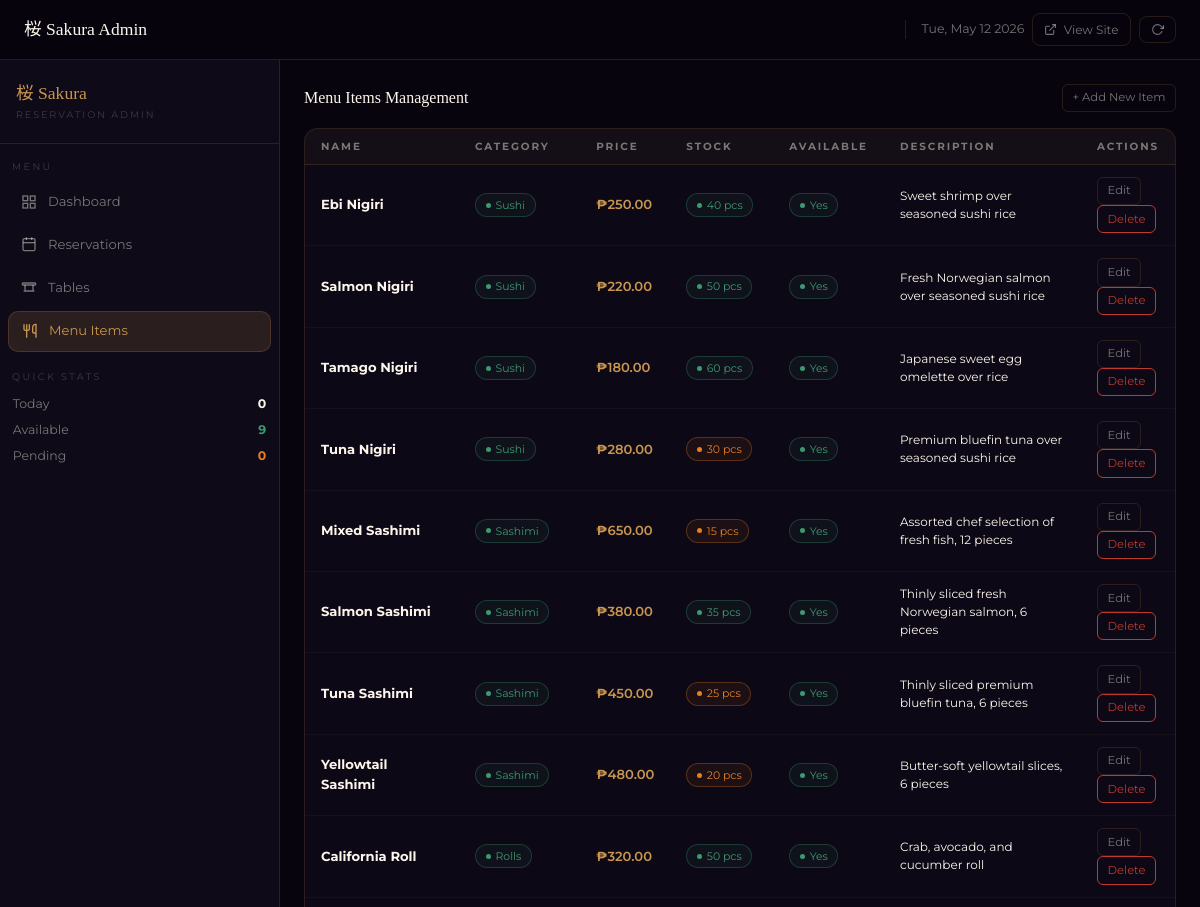
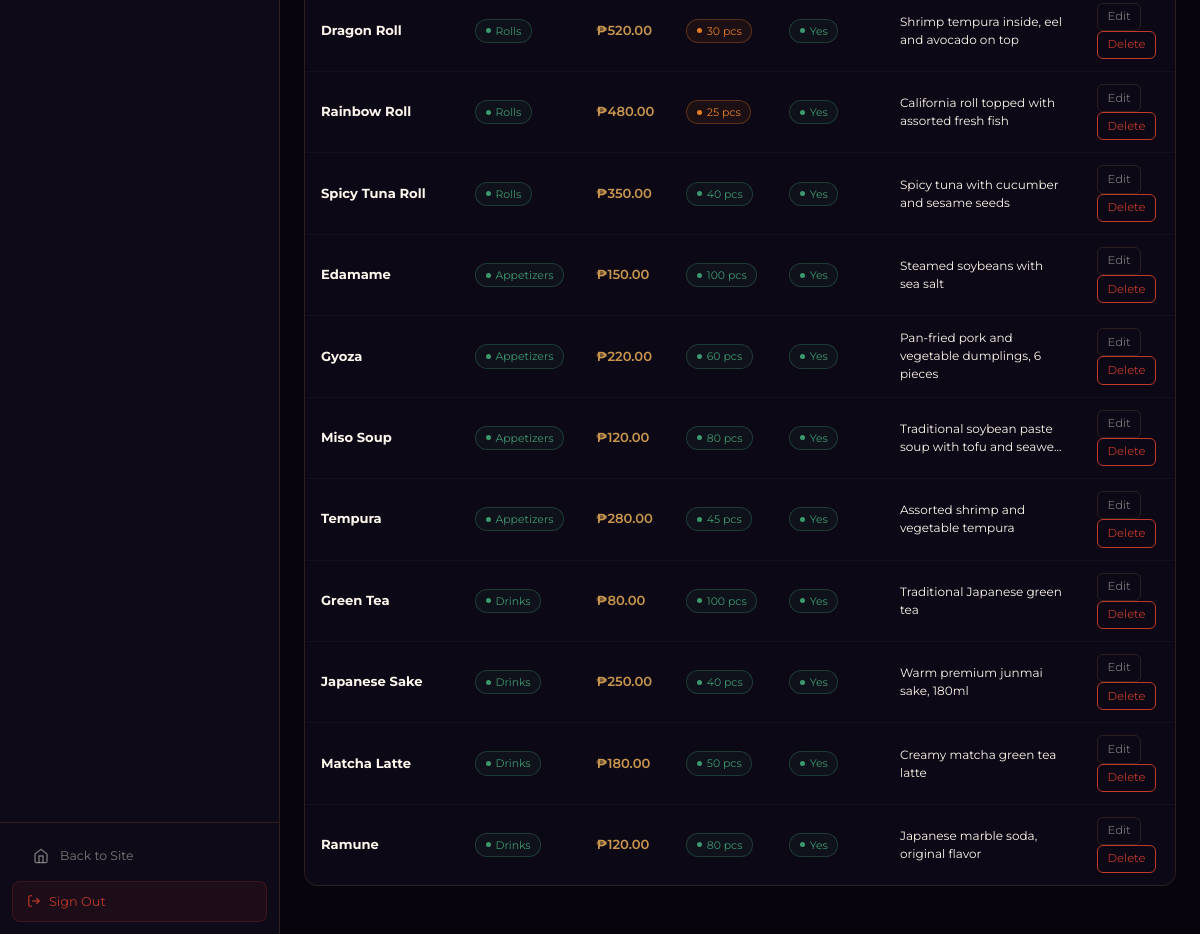
Screenshot of /admin/admin.php?tab=menu (signed in) with the database file from the repository (2 pictures, top to bottom).
### tables this page shows
CREATE TABLE `menu_items` (
    `id` INT(11) UNSIGNED NOT NULL AUTO_INCREMENT,
    `name` VARCHAR(100) NOT NULL,
    `description` TEXT,
    `price` DECIMAL(10,2) NOT NULL,
    `category` ENUM('sushi','sashimi','rolls','appetizers','drinks') NOT NULL,
    `image` VARCHAR(255) DEFAULT NULL,
    `stock` INT(11) DEFAULT 100,
    `available` TINYINT(1) DEFAULT 1,
    `created_at` TIMESTAMP DEFAULT CURRENT_TIMESTAMP,
    PRIMARY KEY (`id`),
    KEY `category` (`category`)
);

### admin/admin.php (the view, shortened to what this page needs)
<?php
$loggedIn = !empty($_SESSION['admin']);
if ($loggedIn) {
    $pdo        = getDBConnection();
    $pdo->exec("
        UPDATE tables t
        LEFT JOIN reservations r ON t.id = r.table_id AND r.status != 'cancelled'
        SET t.status = 'available'
        WHERE t.status IN ('reserved', 'occupied')
        AND (
            r.id IS NULL
            OR CONCAT(r.reservation_date, ' ', r.reservation_time) < NOW() - INTERVAL 4 HOUR
        )
    ");
    $pending    = (int)$pdo->query("SELECT COUNT(*) FROM reservations WHERE status='pending'")->fetchColumn();
    $todayCount = (int)$pdo->query("SELECT COUNT(*) FROM reservations WHERE reservation_date=CURDATE() AND status!='cancelled'")->fetchColumn();
    $available  = (int)$pdo->query("SELECT COUNT(*) FROM tables WHERE status='available'")->fetchColumn();
    $menuItems  = $pdo->query("SELECT * FROM menu_items ORDER BY category, name")->fetchAll();
    $activeTab = $_GET['tab'] ?? 'dashboard';
}
?>
<!DOCTYPE html>
<html lang="en">
<head>
<link href="https://cdn.jsdelivr.net/npm/bootstrap@5.3.0/dist/css/bootstrap.min.css" rel="stylesheet">
</head>
<body>
<?php if (!$loggedIn): ?>
<div class="login-wrap">
  <div class="login-card">
    <div class="login-logo">桜 Sakura</div>
    <div class="login-sub">Admin Panel</div>
    <?php if (!empty($loginError)): ?><div class="login-err"><?= htmlspecialchars($loginError) ?></div><?php endif; ?>
    <form method="POST">
      <label class="login-label">Password</label>
      <input type="password" name="password" class="login-input" placeholder="Enter admin password" autofocus required>
      <button type="submit" name="admin_login" class="login-btn">Sign In</button>
    </form>
    <div class="login-hint">Default password: <span>sakura2024</span></div>
  </div>
</div>
<?php else: ?>
<div class="topbar">
  <div class="topbar-title">桜 Sakura Admin</div>
  <div class="topbar-actions">
    <span class="topbar-date"><?= date('D, M j Y') ?></span>
    <a href="../index.php" target="_blank" class="topbar-btn">
      <svg width="13" height="13" viewBox="0 0 24 24" fill="none" stroke="currentColor" stroke-width="2"><path d="M18 13v6a2 2 0 0 1-2 2H5a2 2 0 0 1-2-2V8a2 2 0 0 1 2-2h6"/><polyline points="15 3 21 3 21 9"/><line x1="10" y1="14" x2="21" y2="3"/></svg>
      View Site
    </a>
    <button class="topbar-btn" onclick="location.reload()">
      <svg width="13" height="13" viewBox="0 0 24 24" fill="none" stroke="currentColor" stroke-width="2"><polyline points="23 4 23 10 17 10"/><path d="M20.49 15a9 9 0 1 1-2.12-9.36L23 10"/></svg>
    </button>
  </div>
</div>
<div class="app-body">
  <aside class="sidebar" id="sidebar">
    <div class="sidebar-brand">
      <div class="brand-name">桜 Sakura</div>
      <div class="brand-tag">Reservation Admin</div>
    </div>
    <div class="nav-section">Menu</div>
    <a href="admin.php?tab=dashboard" class="nav-item <?= $activeTab==='dashboard'?'active':'' ?>">
      <svg viewBox="0 0 24 24" fill="none" stroke="currentColor" stroke-width="2"><rect x="3" y="3" width="7" height="7"/><rect x="14" y="3" width="7" height="7"/><rect x="14" y="14" width="7" height="7"/><rect x="3" y="14" width="7" height="7"/></svg>
      Dashboard
    </a>
    <a href="admin.php?tab=reservations" class="nav-item <?= $activeTab==='reservations'?'active':'' ?>">
      <svg viewBox="0 0 24 24" fill="none" stroke="currentColor" stroke-width="2"><rect x="3" y="4" width="18" height="18" rx="2"/><line x1="16" y1="2" x2="16" y2="6"/><line x1="8" y1="2" x2="8" y2="6"/><line x1="3" y1="10" x2="21" y2="10"/></svg>
      Reservations
    </a>
    <a href="admin.php?tab=tables" class="nav-item <?= $activeTab==='tables'?'active':'' ?>">
      <svg viewBox="0 0 24 24" fill="none" stroke="currentColor" stroke-width="2"><rect x="2" y="6" width="20" height="3" rx="1"/><path d="M6 9v9M18 9v9M4 18h16"/></svg>
      Tables
    </a>
    <a href="admin.php?tab=menu" class="nav-item <?= $activeTab==='menu'?'active':'' ?>">
      <svg viewBox="0 0 24 24" fill="none" stroke="currentColor" stroke-width="2"><path d="M3 2v7c0 1.1.9 2 2 2h4a2 2 0 0 0 2-2V2M7 2v20M21 15V2v0a5 5 0 0 0-5 5v6c0 1.1.9 2 2 2h3zm0 0v7"/></svg>
      Menu Items
    </a>
    <div class="nav-section">Quick Stats</div>
    <div style="padding:.3rem .8rem 0;font-size:.78rem;display:flex;flex-direction:column;gap:.45rem;">
      <div style="display:flex;justify-content:space-between;color:var(--muted);"><span>Today</span><strong style="color:var(--cream);"><?= $todayCount ?></strong></div>
      <div style="display:flex;justify-content:space-between;color:var(--muted);"><span>Available</span><strong style="color:var(--green);"><?= $available ?></strong></div>
      <div style="display:flex;justify-content:space-between;color:var(--muted);"><span>Pending</span><strong style="color:var(--amber);"><?= $pending ?></strong></div>
    </div>
    <div class="sidebar-footer">
      <a href="../index.php" class="nav-item" style="font-size:.78rem;margin-bottom:6px;">
        <svg viewBox="0 0 24 24" fill="none" stroke="currentColor" stroke-width="2"><path d="M3 9l9-7 9 7v11a2 2 0 0 1-2 2H5a2 2 0 0 1-2-2z"/><polyline points="9 22 9 12 15 12 15 22"/></svg>
        Back to Site
      </a>
      <form method="POST">
        <button type="submit" name="admin_logout" class="logout-btn">
          <svg viewBox="0 0 24 24" fill="none" stroke="currentColor" stroke-width="2"><path d="M9 21H5a2 2 0 0 1-2-2V5a2 2 0 0 1 2-2h4"/><polyline points="16 17 21 12 16 7"/><line x1="21" y1="12" x2="9" y2="12"/></svg>
          Sign Out
        </button>
      </form>
    </div>
  </aside>
  <main class="main">
    <div class="page-body">
<?php if ($activeTab === 'menu'): ?>
<div class="section-head">
  <span class="section-title">Menu Items Management</span>
  <button class="act-btn" onclick="document.getElementById('addMenuForm').style.display='block'">+ Add New Item</button>
</div>
<div class="data-wrap">
  <div style="overflow-x:auto;">
  <table class="data-table">
    <thead><tr><th>Name</th><th>Category</th><th>Price</th><th>Stock</th><th>Available</th><th>Description</th><th>Actions</th></tr></thead>
    <tbody>
    <?php
    $categories = ['sushi'=>'Sushi','sashimi'=>'Sashimi','rolls'=>'Rolls','appetizers'=>'Appetizers','drinks'=>'Drinks'];
    foreach ($menuItems as $m):
    $stock = isset($m['stock']) ? $m['stock'] : 100;
    $stockClass = $stock <= 10 ? 'pill-cancelled' : ($stock <= 30 ? 'pill-pending' : 'pill-confirmed');
    ?>
    <tr>
      <td><strong><?= htmlspecialchars($m['name']) ?></strong></td>
      <td><span class="pill pill-confirmed"><?= $categories[$m['category']] ?? $m['category'] ?></span></td>
      <td style="color:var(--gold);font-weight:600;">&#8369;<?= number_format($m['price'], 2) ?></td>
      <td><span class="pill <?= $stockClass ?>"><?= $stock ?> pcs</span></td>
      <td><?= !empty($m['available']) ? '<span class="pill pill-confirmed">Yes</span>' : '<span class="pill pill-cancelled">No</span>' ?></td>
      <td style="font-size:.75rem;max-width:200px;"><?= htmlspecialchars(substr($m['description'] ?? '', 0, 50)) ?><?= strlen($m['description'] ?? '') > 50 ? '...' : '' ?></td>
      <td>
        <button class="act-btn" onclick="editMenu(<?= $m['id'] ?>,'<?= htmlspecialchars(addslashes($m['name'])) ?>','<?= htmlspecialchars(addslashes($m['description'] ?? '')) ?>',<?= $m['price'] ?>,'<?= $m['category'] ?>','<?= htmlspecialchars(addslashes($m['image'] ?? '')) ?>',<?= $m['stock'] ?? 0 ?>,<?= $m['available'] ?? 1 ?>)">Edit</button>
        <form method="POST" style="display:inline;" onsubmit="return confirm('Delete this item?')">
          <button type="submit" class="act-btn" style="border-color:var(--red);color:var(--red);">Delete</button>
        </form>
      </td>
    </tr>
    <?php endforeach; if (empty($menuItems)): ?><tr><td colspan="7" class="empty-state">No menu items yet.</td></tr><?php endif; ?>
    </tbody>
  </table>
  </div>
</div>
<?php endif; ?>
    </div>
  </main>
</div>
<?php endif; ?>
</body>
</html>

### admin/admin.php (style rules this page uses)
*,*::before,*::after { box-sizing:border-box;margin:0;padding:0; }
:root { --bg:#08040e;--surface:#100b18;--border:rgba(201,150,79,.16);--border-hv:rgba(201,150,79,.35); --cream:#fdf6ec;--muted:rgba(253,246,236,.45);--muted2:rgba(253,246,236,.2); --gold:#c9964f;--gold-dim:rgba(201,150,79,.15); --red:#c0392b;--green:#3d9970;--amber:#e67e22;--blue:#2980b9; --sidebar-w:280px;--topbar-h:60px; }
html,body { height:100%;overflow:hidden; }
body { background:var(--bg);color:var(--cream);font-family:'Montserrat',sans-serif;display:flex;flex-direction:column; }
.app-body { flex:1;display:flex;overflow:hidden; }
.sidebar { width:var(--sidebar-w);min-width:var(--sidebar-w);background:rgba(16,11,24,.98);border-right:1px solid var(--border);display:flex;flex-direction:column;overflow-y:auto;z-index:100; }
.sidebar-brand { padding:20px 16px;border-bottom:1px solid var(--border); }
.brand-name { font-family:'Playfair Display',serif;font-size:1.1rem;color:var(--gold); }
.brand-tag { font-size:.6rem;letter-spacing:.2em;text-transform:uppercase;color:var(--muted2);margin-top:2px; }
.nav-section { padding:16px 12px 6px;font-size:.6rem;letter-spacing:.25em;text-transform:uppercase;color:var(--muted2); }
.nav-item { display:flex;align-items:center;gap:.7rem;padding:.6rem .8rem;margin:2px 8px;border-radius:10px;color:var(--muted);font-size:.82rem;text-decoration:none;transition:all .2s;cursor:pointer;border:none;background:none;font-family:inherit;width:calc(100% - 16px);text-align:left; }
.nav-item.active { background:var(--gold-dim);color:var(--gold);border:1px solid rgba(201,150,79,.2); }
.nav-item svg { width:16px;height:16px;flex-shrink:0; }
.sidebar-footer { margin-top:auto;padding:12px;border-top:1px solid var(--border); }
.logout-btn { display:flex;align-items:center;gap:8px;width:100%;padding:10px 14px;background:rgba(192,57,43,.08);border:1px solid rgba(192,57,43,.2);border-radius:8px;color:var(--red);font-family:inherit;font-size:.8rem;cursor:pointer;transition:all .15s; }
.logout-btn svg { width:14px;height:14px; }
.topbar { height:var(--topbar-h);min-height:var(--topbar-h);background:rgba(8,4,14,.95);border-bottom:1px solid var(--border);display:flex;align-items:center;padding:0 1.5rem;gap:12px;flex-shrink:0;backdrop-filter:blur(16px); }
.topbar-title { font-family:'Playfair Display',serif;font-size:1.1rem;color:var(--cream); }
.topbar-actions { margin-left:auto;display:flex;align-items:center;gap:.5rem; }
.topbar-btn { background:none;border:1px solid var(--border);color:var(--muted);padding:.4rem .7rem;border-radius:8px;cursor:pointer;transition:all .2s;display:flex;align-items:center;gap:.4rem;font-size:.75rem;font-family:inherit;text-decoration:none; }
.topbar-date { font-size:.78rem;color:var(--muted);border-left:1px solid var(--border);padding-left:1rem; }
.main { flex:1;overflow-y:auto;display:flex;flex-direction:column; }
.page-body { padding:1.5rem;flex:1; }
.section-head { display:flex;align-items:center;justify-content:space-between;margin-bottom:1rem; }
.section-title { font-family:'Playfair Display',serif;font-size:1rem; }
.data-wrap { background:rgba(16,11,24,.8);border:1px solid var(--border);border-radius:14px;overflow:hidden;margin-bottom:1.5rem; }
.data-table { width:100%;border-collapse:collapse; }
.data-table th { padding:.6rem 1rem;text-align:left;font-size:.65rem;letter-spacing:.18em;text-transform:uppercase;color:var(--muted);background:rgba(201,150,79,.04);border-bottom:1px solid var(--border);white-space:nowrap; }
.data-table td { padding:.75rem 1rem;font-size:.82rem;border-bottom:1px solid rgba(201,150,79,.05);vertical-align:middle; }
.data-table tr:last-child td { border-bottom:none; }
.pill { display:inline-flex;align-items:center;gap:.3rem;padding:.18rem .6rem;border-radius:50px;font-size:.68rem;border:1px solid;white-space:nowrap; }
.pill::before { content:'';width:5px;height:5px;border-radius:50%;background:currentColor;flex-shrink:0; }
.pill-pending { color:var(--amber);border-color:rgba(230,126,34,.3);background:rgba(230,126,34,.07); }
.pill-confirmed { color:var(--green);border-color:rgba(61,153,112,.3);background:rgba(61,153,112,.07); }
.act-btn { background:none;border:1px solid var(--border);color:var(--muted);padding:.28rem .6rem;border-radius:6px;cursor:pointer;font-size:.72rem;font-family:inherit;display:flex;align-items:center;gap:.3rem;transition:all .15s;white-space:nowrap; }

### rows the page displays
menu_items: name "Ebi Nigiri", category "Sushi", price "250.00", stock "40", available "Yes", description "Sweet shrimp over seasoned sushi rice"
menu_items: name "Salmon Nigiri", category "Sushi", price "220.00", stock "50", available "Yes", description "Fresh Norwegian salmon over seasoned sushi rice"
menu_items: name "Tamago Nigiri", category "Sushi", price "180.00", stock "60", available "Yes", description "Japanese sweet egg omelette over rice"
menu_items: name "Tuna Nigiri", category "Sushi", price "280.00", stock "30", available "Yes", description "Premium bluefin tuna over seasoned sushi rice"
menu_items: name "Mixed Sashimi", category "Sashimi", price "650.00", stock "15", available "Yes", description "Assorted chef selection of fresh fish, 12 pieces"
menu_items: name "Salmon Sashimi", category "Sashimi", price "380.00", stock "35", available "Yes", description "Thinly sliced fresh Norwegian salmon, 6 pieces"
menu_items: name "Tuna Sashimi", category "Sashimi", price "450.00", stock "25", available "Yes", description "Thinly sliced premium bluefin tuna, 6 pieces"
menu_items: name "Yellowtail Sashimi", category "Sashimi", price "480.00", stock "20", available "Yes", description "Butter-soft yellowtail slices, 6 pieces"
menu_items: name "California Roll", category "Rolls", price "320.00", stock "50", available "Yes", description "Crab, avocado, and cucumber roll"
menu_items: name "Dragon Roll", category "Rolls", price "520.00", stock "30", available "Yes", description "Shrimp tempura inside, eel and avocado on top"
menu_items: name "Rainbow Roll", category "Rolls", price "480.00", stock "25", available "Yes", description "California roll topped with assorted fresh fish"
menu_items: name "Spicy Tuna Roll", category "Rolls", price "350.00", stock "40", available "Yes", description "Spicy tuna with cucumber and sesame seeds"
menu_items: name "Edamame", category "Appetizers", price "150.00", stock "100", available "Yes", description "Steamed soybeans with sea salt"
menu_items: name "Gyoza", category "Appetizers", price "220.00", stock "60", available "Yes", description "Pan-fried pork and vegetable dumplings, 6 pieces"
menu_items: name "Miso Soup", category "Appetizers", price "120.00", stock "80", available "Yes", description "Traditional soybean paste soup with tofu and seawe"
menu_items: name "Tempura", category "Appetizers", price "280.00", stock "45", available "Yes", description "Assorted shrimp and vegetable tempura"
menu_items: name "Green Tea", category "Drinks", price "80.00", stock "100", available "Yes", description "Traditional Japanese green tea"
menu_items: name "Japanese Sake", category "Drinks", price "250.00", stock "40", available "Yes", description "Warm premium junmai sake, 180ml"
menu_items: name "Matcha Latte", category "Drinks", price "180.00", stock "50", available "Yes", description "Creamy matcha green tea latte"
menu_items: name "Ramune", category "Drinks", price "120.00", stock "80", available "Yes", description "Japanese marble soda, original flavor"

### other values shown
$todayCount "0"
$available "9"
$pending "0"
